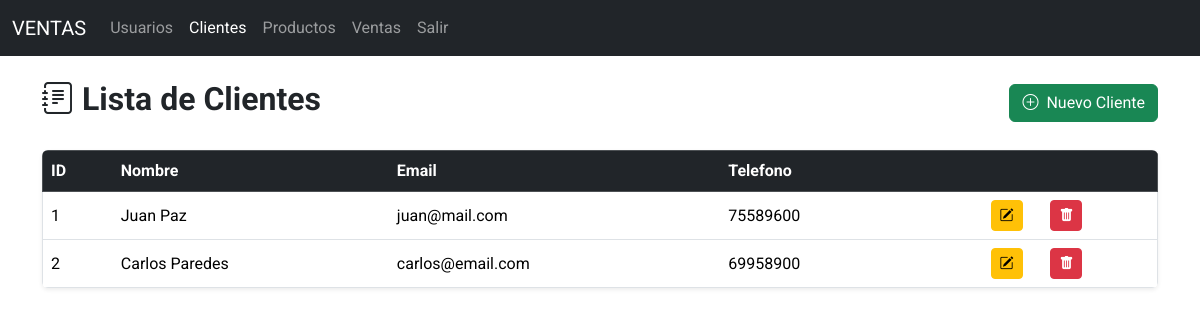
/clientes/, run on the app's committed database.
### models/cliente_model.py (models this page shows, shortened)
class Cliente(db.Model):
    __tablename__ = 'clientes'
    id = db.Column(db.Integer, primary_key=True)
    nombre = db.Column(db.String(80), nullable=False)
    email = db.Column(db.String(100), nullable=False)
    telefono = db.Column(db.String(20), nullable=True)
    ventas = db.relationship('Venta',back_populates='cliente')
    @staticmethod
    def get_all():
        return Cliente.query.all()

### controllers/cliente_controller.py (the view)
@cliente_bp.route('/')
def index():
    clientes = Cliente.get_all()
    return cliente_view.list(clientes)

### run.py (called while the page is built)
@app.context_processor
def inject_active_path():
    def is_active(path):
        return 'active' if request.path == path else ''
    return (dict(is_active = is_active))

### views/cliente_view.py (called while the page is built)
def list(clientes):
    return render_template('clientes/index.html',clientes=clientes)

### templates/clientes/index.html (shortened to what this page needs)
{% extends 'base.html' %}
{% block content %}
<div class="d-flex justify-content-between align-items-center mb-4 mt-4">
        <h2 class="fw-bold text-dark">
            <i class="bi bi-journal-text me-2"></i>Lista de Clientes
        </h2>
        <a href="{{ url_for('cliente.create') }}" class="btn btn-success ">
            <i class="bi bi-plus-circle me-1"></i> Nuevo Cliente
        </a>
    </div>
<table class="table table-hover align-middle shadow-sm rounded overflow-hidden">
    <thead class="table-dark border-1">
        <tr>
            <th>ID</th>
            <th>Nombre</th>
            <th>Email</th>
            <th>Telefono</th>
            <th></th>
        </tr>
    </thead>
    <tbody class="border-1">
        {% for item in clientes %}
        <tr>
            <td>{{item.id}}</td>
            <td>{{item.nombre}}</td>
            <td>{{item.email}}</td>
            <td>{{item.telefono}}</td>
            <td class="text-center">
                <a href="{{url_for('cliente.edit',id=item.id)}}" class="btn btn-sm btn-warning me-4" title="Editar">
                    <i class="bi bi-pencil-square"></i>
                </a>
                <a href="{{url_for('cliente.delete',id=item.id)}}" class="btn btn-sm btn-danger " title="Eliminar"
                    onclick="return confirm('¿Estás seguro de eliminar este cliente?');">
                    <i class="bi bi-trash-fill"></i>
                </a>
            </td>
        </tr>
        {% endfor %}
    </tbody>
</table>
{% endblock %}

### templates/base.html (style rules this page uses)
body { font-family: 'Roboto', sans-serif; }

### data on the page
Cliente: id "1", nombre "Juan Paz", email "juan@mail.com", telefono "75589600"
Cliente: id "2", nombre "Carlos Paredes", email "carlos@email.com", telefono "69958900"
